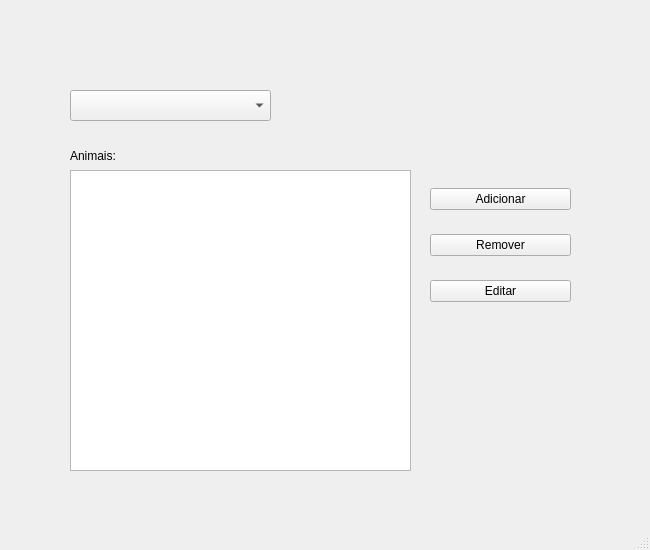
<?xml version="1.0" encoding="UTF-8"?>
<ui version="4.0">
 <class>telaanimais</class>
 <widget class="QMainWindow" name="telaanimais">
  <property name="geometry">
   <rect>
    <x>0</x>
    <y>0</y>
    <width>650</width>
    <height>550</height>
   </rect>
  </property>
  <property name="minimumSize">
   <size>
    <width>650</width>
    <height>550</height>
   </size>
  </property>
  <property name="maximumSize">
   <size>
    <width>650</width>
    <height>550</height>
   </size>
  </property>
  <property name="windowTitle">
   <string>MainWindow</string>
  </property>
  <widget class="QWidget" name="centralwidget">
   <widget class="QListView" name="listView">
    <property name="geometry">
     <rect>
      <x>70</x>
      <y>170</y>
      <width>341</width>
      <height>301</height>
     </rect>
    </property>
   </widget>
   <widget class="QLabel" name="label">
    <property name="geometry">
     <rect>
      <x>70</x>
      <y>140</y>
      <width>61</width>
      <height>31</height>
     </rect>
    </property>
    <property name="text">
     <string>Animais:</string>
    </property>
   </widget>
   <widget class="QComboBox" name="comboBox">
    <property name="geometry">
     <rect>
      <x>70</x>
      <y>90</y>
      <width>201</width>
      <height>31</height>
     </rect>
    </property>
   </widget>
   <widget class="QWidget" name="">
    <property name="geometry">
     <rect>
      <x>430</x>
      <y>170</y>
      <width>141</width>
      <height>151</height>
     </rect>
    </property>
    <layout class="QVBoxLayout" name="verticalLayout">
     <item>
      <widget class="QPushButton" name="pushButton">
       <property name="text">
        <string>Adicionar</string>
       </property>
      </widget>
     </item>
     <item>
      <widget class="QPushButton" name="pushButton_2">
       <property name="text">
        <string>Remover</string>
       </property>
      </widget>
     </item>
     <item>
      <widget class="QPushButton" name="pushButton_3">
       <property name="text">
        <string>Editar</string>
       </property>
      </widget>
     </item>
    </layout>
   </widget>
  </widget>
  <widget class="QMenuBar" name="menubar">
   <property name="geometry">
    <rect>
     <x>0</x>
     <y>0</y>
     <width>650</width>
     <height>22</height>
    </rect>
   </property>
  </widget>
  <widget class="QStatusBar" name="statusbar"/>
 </widget>
 <resources/>
 <connections/>
</ui>
